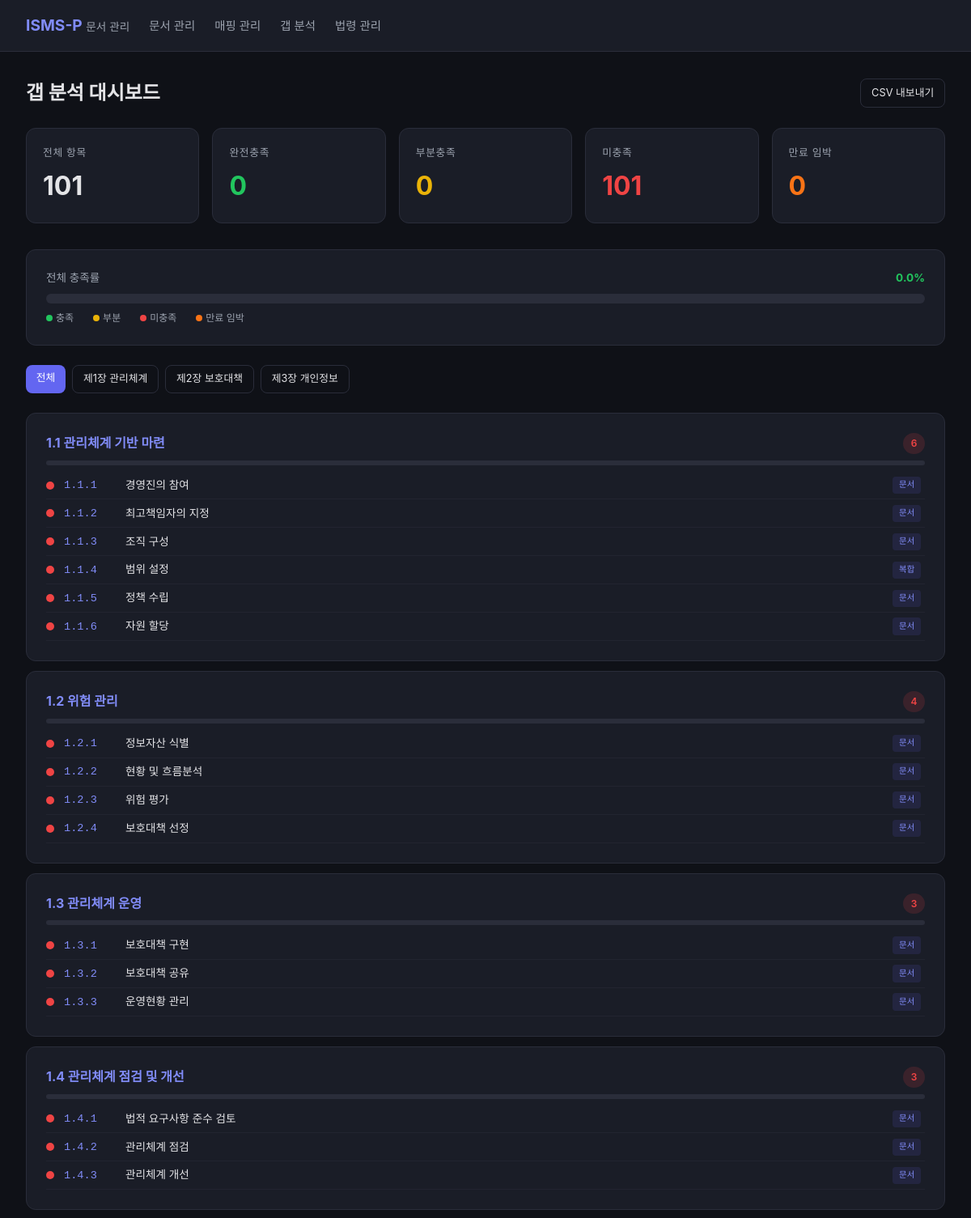
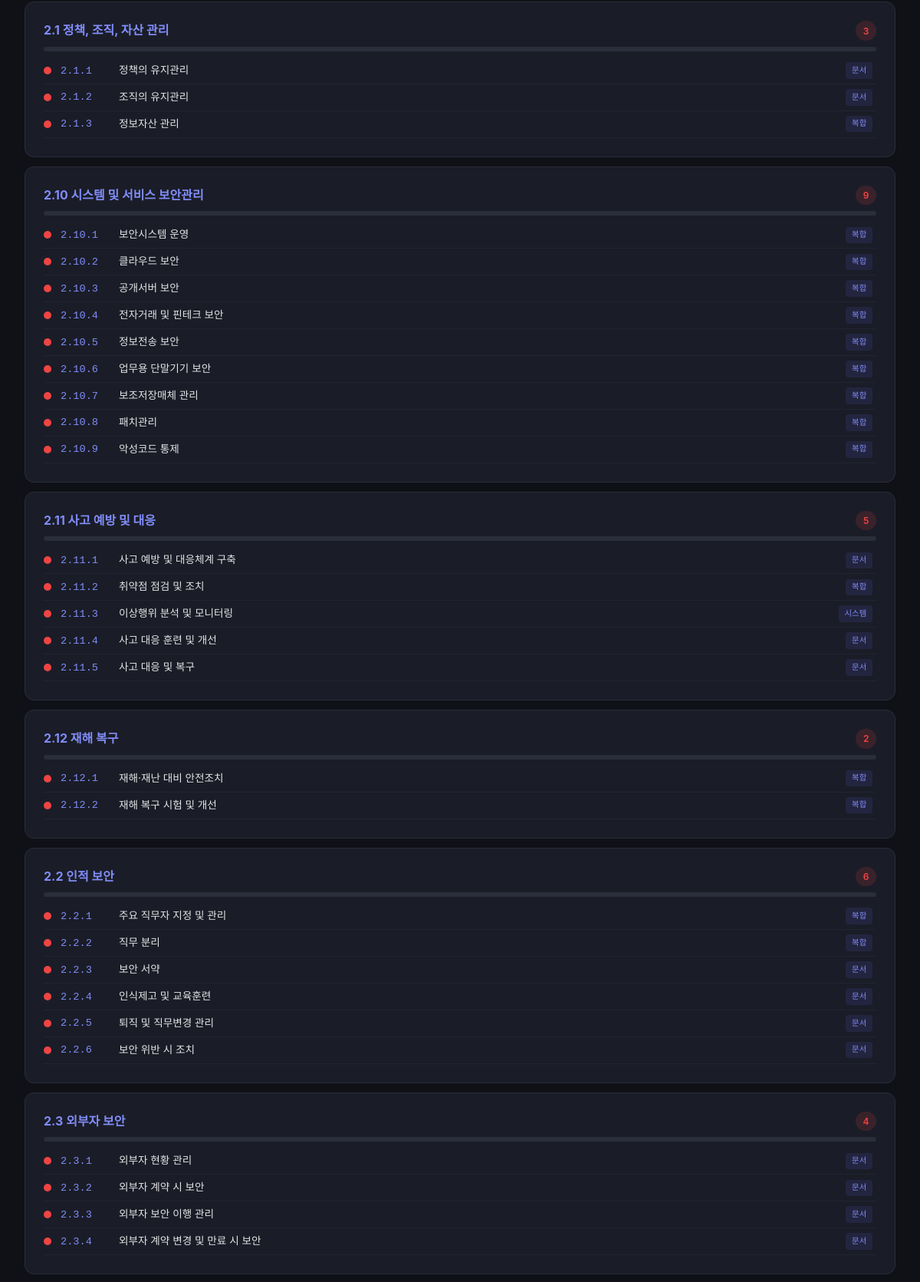
The page /gap (upper part) on the database its author committed (2 pictures, top to bottom).
### tables this page shows
CREATE TABLE isms_requirements (
        id INTEGER PRIMARY KEY AUTOINCREMENT,
        chapter TEXT NOT NULL,
        section TEXT NOT NULL,
        section_title TEXT NOT NULL,
        item_code TEXT UNIQUE NOT NULL,
        item_title TEXT NOT NULL,
        certification_criteria TEXT NOT NULL,
        key_checks TEXT,
        detailed_explanation TEXT,
        evidence_examples TEXT,
        related_laws TEXT,
        defect_cases TEXT,
        notes TEXT,
        created_at TIMESTAMP DEFAULT CURRENT_TIMESTAMP,
        updated_at TIMESTAMP DEFAULT CURRENT_TIMESTAMP
    , description TEXT, title TEXT, category TEXT, requirement TEXT, control_objective TEXT);

### app/routes/gap_analysis.py (the view)
@router.get("/gap", response_class=HTMLResponse)
async def gap_dashboard(
    request: Request,
    chapter: str = Query(default=""),
):
    analysis = get_gap_analysis(chapter_filter=chapter)
    return templates.TemplateResponse("gap_analysis.html", {
        "request": request,
        "summary": analysis["summary"],
        "sections": analysis["sections"],
        "items": analysis["items"],
        "chapter_filter": chapter,
    })

### app/templates/gap_analysis.html (shortened to what this page needs)
{% extends "base.html" %}
{% block content %}
<div style="display:flex;justify-content:space-between;align-items:center;margin-bottom:1.5rem;">
    <h1 style="font-size:1.5rem;">갭 분석 대시보드</h1>
    <a href="/gap/export" class="btn btn-sm btn-outline">CSV 내보내기</a>
</div>
<div class="stat-row">
    <div class="stat-card">
        <div class="label">전체 항목</div>
        <div class="value">{{ summary.total }}</div>
    </div>
    <div class="stat-card">
        <div class="label">완전충족</div>
        <div class="value green">{{ summary.fulfilled }}</div>
    </div>
    <div class="stat-card">
        <div class="label">부분충족</div>
        <div class="value yellow">{{ summary.partial + summary.unverified }}</div>
    </div>
    <div class="stat-card">
        <div class="label">미충족</div>
        <div class="value red">{{ summary.gap }}</div>
    </div>
    <div class="stat-card">
        <div class="label">만료 임박</div>
        <div class="value" style="color:#f97316;">{{ summary.expiring }}</div>
    </div>
</div>
{% set fulfilled_pct = (summary.fulfilled / summary.total * 100) if summary.total else 0 %}
{% set partial_pct = ((summary.partial + summary.unverified) / summary.total * 100) if summary.total else 0 %}
<div class="card" style="margin-bottom:1.5rem;">
    <div style="display:flex;justify-content:space-between;margin-bottom:0.5rem;">
        <span style="font-size:0.85rem;color:var(--text-dim);">전체 충족률</span>
        <span style="font-size:0.85rem;font-weight:700;color:var(--green);">{{ fulfilled_pct|round(1) }}%</span>
    </div>
    <div style="height:12px;background:var(--border);border-radius:6px;overflow:hidden;display:flex;">
    </div>
    <div style="display:flex;gap:1.5rem;margin-top:0.5rem;font-size:0.75rem;color:var(--text-dim);">
        <span><span style="display:inline-block;width:8px;height:8px;border-radius:50%;background:var(--green);margin-right:4px;"></span>충족</span>
        <span><span style="display:inline-block;width:8px;height:8px;border-radius:50%;background:var(--yellow);margin-right:4px;"></span>부분</span>
        <span><span style="display:inline-block;width:8px;height:8px;border-radius:50%;background:var(--red);margin-right:4px;"></span>미충족</span>
        <span><span style="display:inline-block;width:8px;height:8px;border-radius:50%;background:#f97316;margin-right:4px;"></span>만료 임박</span>
    </div>
</div>
<div style="display:flex;gap:0.5rem;margin-bottom:1.5rem;">
    <a href="/gap" class="btn btn-sm {% if not chapter_filter %}{% else %}btn-outline{% endif %}">전체</a>
    <a href="/gap?chapter=1" class="btn btn-sm {% if chapter_filter == '1' %}{% else %}btn-outline{% endif %}">제1장 관리체계</a>
    <a href="/gap?chapter=2" class="btn btn-sm {% if chapter_filter == '2' %}{% else %}btn-outline{% endif %}">제2장 보호대책</a>
    <a href="/gap?chapter=3" class="btn btn-sm {% if chapter_filter == '3' %}{% else %}btn-outline{% endif %}">제3장 개인정보</a>
</div>
{% for sec in sections %}
<div class="card" style="margin-bottom:0.75rem;">
    <div style="display:flex;justify-content:space-between;align-items:center;">
        <h3 style="margin-bottom:0;">{{ sec.section }} {{ sec.section_title }}</h3>
        <div style="display:flex;gap:0.5rem;font-size:0.8rem;">
            {% if sec.gap > 0 %}
            <span class="badge badge-warn">{{ sec.gap }}</span>
            {% endif %}
        </div>
    </div>
    {% set sec_total = sec['items']|length %}
    {% set sec_pct = (sec.fulfilled / sec_total * 100) if sec_total else 0 %}
    <div class="progress-bar" style="margin:0.5rem 0;">
    </div>
    <div style="margin-top:0.5rem;">
        {% for item in sec['items'] %}
        <div style="display:flex;align-items:center;gap:0.75rem;padding:0.35rem 0;border-bottom:1px solid rgba(42,45,58,0.5);">
            {% if item.gap_status == 'fulfilled' %}
                <span style="width:10px;height:10px;border-radius:50%;background:var(--green);flex-shrink:0;"></span>
            {% elif item.gap_status == 'partial' %}
                <span style="width:10px;height:10px;border-radius:50%;background:var(--yellow);flex-shrink:0;"></span>
            {% elif item.gap_status == 'unverified' %}
                <span style="width:10px;height:10px;border-radius:50%;background:var(--yellow);flex-shrink:0;opacity:0.5;"></span>
            {% else %}
                <span style="width:10px;height:10px;border-radius:50%;background:var(--red);flex-shrink:0;"></span>
            {% endif %}
            <a href="/item/{{ item.item_code }}" class="row-link" style="font-size:0.85rem;min-width:4rem;">
                <span class="item-code">{{ item.item_code }}</span>
            </a>
            <span style="font-size:0.85rem;flex:1;">{{ item.item_title }}</span>
            <span class="tag" style="font-size:0.65rem;">
                {% set type_labels = {'document': '문서', 'system': '시스템', 'mixed': '복합'} %}
                {{ type_labels.get(item.fulfillment_type, item.fulfillment_type) }}
            </span>
        </div>
        {% endfor %}
    </div>
</div>
{% endfor %}
{% endblock %}

### app/templates/base.html (style rules this page uses)
:root { --bg: #0f1117; --surface: #1a1d27; --border: #2a2d3a; --text: #e4e4e7; --text-dim: #9ca3af; --accent: #6366f1; --accent-light: #818cf8; --green: #22c55e; --yellow: #eab308; --red: #ef4444; }
* { margin: 0; padding: 0; box-sizing: border-box; }
body { font-family: -apple-system, BlinkMacSystemFont, 'Segoe UI', sans-serif; background: var(--bg); color: var(--text); line-height: 1.6; }
.stat-row { display: grid; grid-template-columns: repeat(auto-fit, minmax(200px, 1fr)); gap: 1rem; margin-bottom: 2rem; }
.stat-card { background: var(--surface); border: 1px solid var(--border); border-radius: 12px; padding: 1.25rem; }
.stat-card .label { font-size: 0.8rem; color: var(--text-dim); text-transform: uppercase; letter-spacing: 0.05em; }
.stat-card .value { font-size: 2rem; font-weight: 700; margin-top: 0.25rem; }
.stat-card .value.green { color: var(--green); }
.stat-card .value.yellow { color: var(--yellow); }
.stat-card .value.red { color: var(--red); }
.search-bar button, .btn { background: var(--accent); color: white; border: none; padding: 0.75rem 1.5rem; border-radius: 8px; font-size: 0.95rem; cursor: pointer; text-decoration: none; display: inline-block; }
.btn-sm { padding: 0.4rem 0.8rem; font-size: 0.8rem; }
.btn-outline { background: transparent; border: 1px solid var(--border); color: var(--text); }
.badge { display: inline-block; padding: 0.2rem 0.6rem; border-radius: 9999px; font-size: 0.75rem; font-weight: 600; }
.badge-warn { background: rgba(239,68,68,0.15); color: var(--red); }
.card { background: var(--surface); border: 1px solid var(--border); border-radius: 12px; padding: 1.5rem; margin-bottom: 1.5rem; }
.card h3 { color: var(--accent-light); margin-bottom: 0.75rem; font-size: 1rem; }
.tag { display: inline-block; background: rgba(99,102,241,0.12); color: var(--accent-light); padding: 0.15rem 0.5rem; border-radius: 4px; font-size: 0.78rem; margin-right: 0.3rem; }
.progress-bar { height: 6px; background: var(--border); border-radius: 3px; overflow: hidden; margin-top: 0.5rem; }
.item-code { font-family: monospace; color: var(--accent-light); }
a.row-link { color: var(--text); text-decoration: none; }

### rows shown on the page
isms_requirements: section "1.1", section_title "관리체계 기반 마련", gap "6", item_code "1.1.6", item_title "자원 할당", get "문서"
isms_requirements: item_code "1.1.1", item_title "경영진의 참여", get "문서"
isms_requirements: item_code "1.1.2", item_title "최고책임자의 지정", get "문서"
isms_requirements: item_code "1.1.3", item_title "조직 구성", get "문서"
isms_requirements: item_code "1.1.4", item_title "범위 설정", get "복합"
isms_requirements: item_code "1.1.5", item_title "정책 수립", get "문서"
isms_requirements: item_code "1.2.1", item_title "정보자산 식별", get "문서"
isms_requirements: item_code "1.2.2", item_title "현황 및 흐름분석", get "문서"
isms_requirements: item_code "1.2.3", item_title "위험 평가", get "문서"
isms_requirements: item_code "1.2.4", item_title "보호대책 선정", get "문서"
isms_requirements: item_code "1.3.1", item_title "보호대책 구현", get "문서"
isms_requirements: item_code "1.3.2", item_title "보호대책 공유", get "문서"
isms_requirements: item_code "1.3.3", item_title "운영현황 관리", get "문서"
isms_requirements: item_code "1.4.1", item_title "법적 요구사항 준수 검토", get "문서"
isms_requirements: item_code "1.4.2", item_title "관리체계 점검", get "문서"
isms_requirements: item_code "1.4.3", item_title "관리체계 개선", get "문서"
isms_requirements: item_code "2.1.1", item_title "정책의 유지관리", get "문서"
isms_requirements: item_code "2.1.2", item_title "조직의 유지관리", get "문서"
isms_requirements: item_code "2.1.3", item_title "정보자산 관리", get "복합"
isms_requirements: item_code "2.10.1", item_title "보안시스템 운영", get "복합"
isms_requirements: item_code "2.10.2", item_title "클라우드 보안", get "복합"
isms_requirements: item_code "2.10.3", item_title "공개서버 보안", get "복합"
isms_requirements: item_code "2.10.4", item_title "전자거래 및 핀테크 보안", get "복합"
isms_requirements: item_code "2.10.5", item_title "정보전송 보안", get "복합"
isms_requirements: item_code "2.10.6", item_title "업무용 단말기기 보안", get "복합"
isms_requirements: item_code "2.10.7", item_title "보조저장매체 관리", get "복합"
isms_requirements: item_code "2.10.8", item_title "패치관리", get "복합"
isms_requirements: item_code "2.10.9", item_title "악성코드 통제", get "복합"
isms_requirements: item_code "2.11.1", item_title "사고 예방 및 대응체계 구축", get "문서"
isms_requirements: item_code "2.11.2", item_title "취약점 점검 및 조치", get "복합"
isms_requirements: item_code "2.11.3", item_title "이상행위 분석 및 모니터링", get "시스템"
isms_requirements: item_code "2.11.4", item_title "사고 대응 훈련 및 개선", get "문서"
isms_requirements: item_code "2.11.5", item_title "사고 대응 및 복구", get "문서"
isms_requirements: item_code "2.12.1", item_title "재해·재난 대비 안전조치", get "복합"
isms_requirements: item_code "2.12.2", item_title "재해 복구 시험 및 개선", get "복합"
isms_requirements: item_code "2.2.1", item_title "주요 직무자 지정 및 관리", get "복합"
isms_requirements: item_code "2.2.2", item_title "직무 분리", get "복합"
isms_requirements: item_code "2.2.3", item_title "보안 서약", get "문서"
isms_requirements: item_code "2.2.4", item_title "인식제고 및 교육훈련", get "문서"
isms_requirements: item_code "2.2.5", item_title "퇴직 및 직무변경 관리", get "문서"
isms_requirements: item_code "2.2.6", item_title "보안 위반 시 조치", get "문서"
isms_requirements: item_code "2.3.1", item_title "외부자 현황 관리", get "문서"
isms_requirements: item_code "2.3.2", item_title "외부자 계약 시 보안", get "문서"
isms_requirements: item_code "2.3.3", item_title "외부자 보안 이행 관리", get "문서"
isms_requirements: item_code "2.3.4", item_title "외부자 계약 변경 및 만료 시 보안", get "문서"

### other values the page prints
{{ summary.total }} "101"
{{ summary.fulfilled }} "0"
{{ summary.partial + summary.unverified }} "0"
{{ summary.gap }} "101"
{{ summary.expiring }} "0"
{{ fulfilled_pct|round(1) }} "0.0"
{{ sec.section }} "1.2" "1.3" "1.4" "2.1" "2.10" "2.11" "2.12" "2.2" "2.3"
{{ sec.section_title }} "위험 관리" "관리체계 운영" "관리체계 점검 및 개선" "정책, 조직, 자산 관리" "시스템 및 서비스 보안관리" "사고 예방 및 대응" "재해 복구" "인적 보안" "외부자 보안"
{{ sec.gap }} "4" "3" "3" "3" "9" "5" "2" "6" "4"
